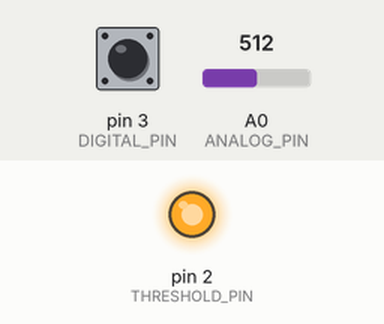
Recording of a sketch running on a simulated Arduino Uno, built with avr-gcc and run on an emulated ATmega328P. Parts: output pins drawn as LEDs (lit = HIGH). The test bench sets the inputs (shaded band); at power-on: A0 (ANALOG_PIN) = 512, pin 3 (DIGITAL_PIN) HIGH. What the sketch prints to the serial monitor is not drawn.

Above: at 1.2 s.
1.3 s: A0 (ANALOG_PIN) set to 110
4.3 s: A0 (ANALOG_PIN) set to 89
Timing chart, 0 to 7.3 s (numbered marks = the images above; inputs shaded):
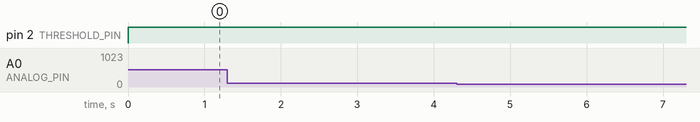

The sketch:

Line_Single.ino
```cpp
#define ANALOG_PIN    A0
#define DIGITAL_PIN   3
#define THRESHOLD_PIN 2

void setup() {
  Serial.begin(9600);
  pinMode(ANALOG_PIN, INPUT);
  pinMode(DIGITAL_PIN, INPUT_PULLUP);
  pinMode(THRESHOLD_PIN, OUTPUT);
}

void loop() {
  Serial.print("analog:");
  Serial.print(analogRead(ANALOG_PIN));
  Serial.print(" digital:");
  Serial.print(digitalRead(DIGITAL_PIN));
  Serial.println();

  analogWrite(THRESHOLD_PIN, 128);

  delay(25);
}
```

Measured:
- after the input at 1.3 s, every drawn part: stays the same
- after the input at 4.3 s, every drawn part: stays the same
